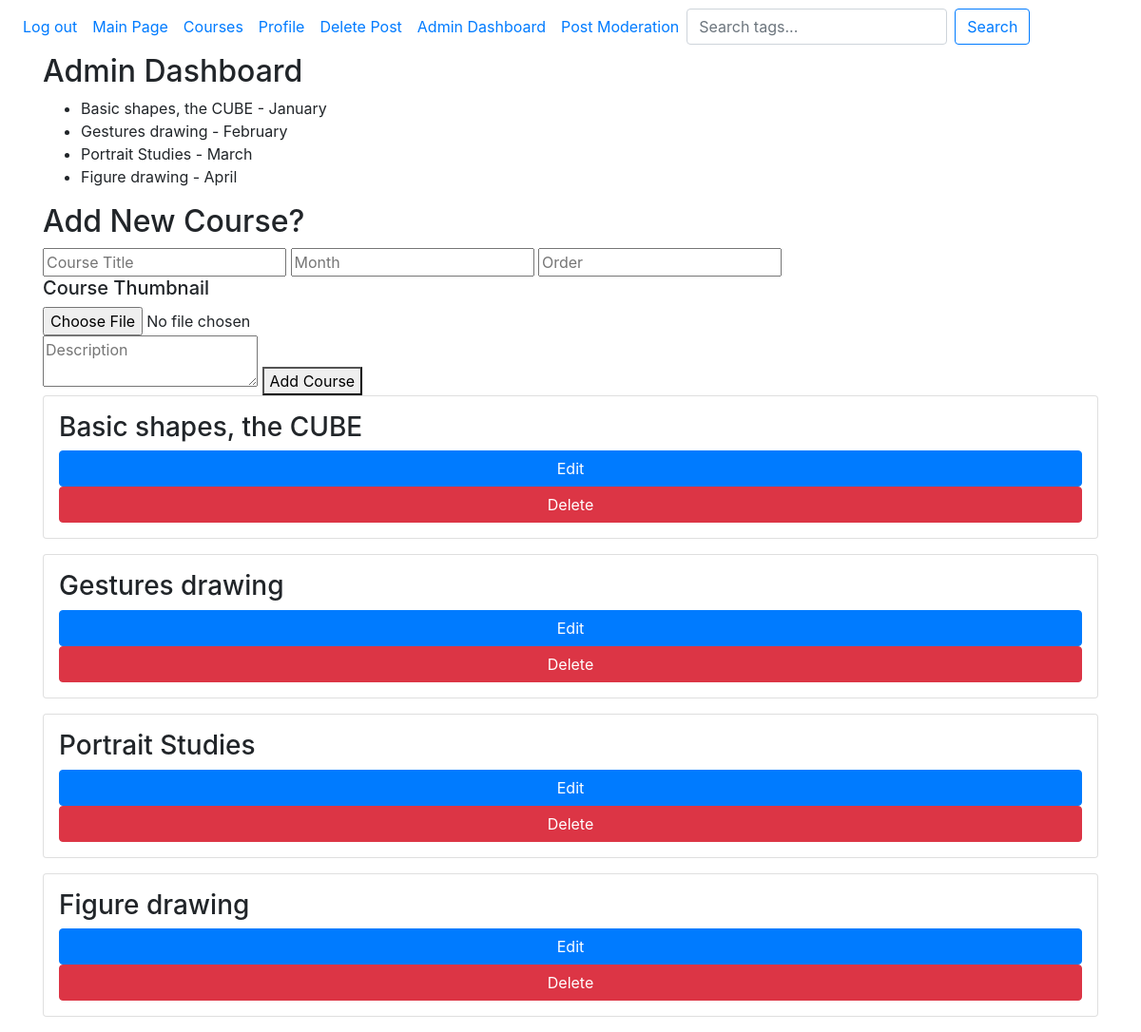
The page /admin/ (signed in) on the database its author committed.
### website/models.py (models this page shows)
class Course(db.Model):
    id = db.Column(db.Integer, primary_key=True)
    course_name = db.Column(db.String(100), unique=True)
    description = db.Column(db.Text)
    month = db.Column(db.String(20))  # e.g., 'January'
    is_locked = db.Column(db.Boolean, default=True)  # guest-lock
    image_url = db.Column(db.String(200))  # thumbnail for the course
    order = db.Column(db.Integer, unique=True)  # sort by month or course order

### website/admin.py (the view)
@admin.route('/') # route to admin dashboard, only accessible through '/admin'
@login_required
@admin_required
def dashboard():
    courses = Course.query.order_by(Course.order).all()
    return render_template("admin/dashboard.html", user=current_user, courses=courses)

### website/__init__.py (called while the page is built)
def create_app():
    app = Flask(__name__)
    app.config['SECRET_KEY'] = 'touplis' #secret key for dev only
    app.config['SQLALCHEMY_DATABASE_URI'] = f'sqlite:///{DB_NAME}'
    db.init_app(app)
    migrate.init_app(app, db)
    from .views import views
    from .auth import auth
    from .admin import admin
    app.register_blueprint(views, url_prefix='/')
    app.register_blueprint(auth, url_prefix='/')
    app.register_blueprint(admin)
    from .models import User, Posts, Course
    login_manager = LoginManager()
    login_manager.login_view = 'auth.login'
    login_manager.init_app(app)
    @login_manager.user_loader
    def load_user(id):
        return User.query.get(int(id))
    @app.context_processor
    def inject_user():
        return dict(user=current_user)
    create_database(app)
    return app

### website/admin.py (called while the page is built)
def admin_required(f):
    @wraps(f)
    def decorated_function(*args, **kwargs):
        if not current_user.is_authenticated or not getattr(current_user, "is_admin", False):
            abort(403)
        return f(*args, **kwargs)
    return decorated_function

### website/templates/admin/dashboard.html (shortened to what this page needs)
{% extends 'base.html' %}
{% block content %}
<h2>Admin Dashboard</h2>
<ul>
  {% for course in courses %}
    <li>{{ course.course_name }} - {{ course.month }}</li>
  {% endfor %}
</ul>
<h2>Add New Course?</h2>
<form action="{{ url_for('admin.add_course') }}" method="POST" enctype="multipart/form-data">
  <input name="course_name" placeholder="Course Title" required>
  <input name="month" placeholder="Month" required>
  <input name="order" type="number" placeholder="Order" required>
  <h5>Course Thumbnail</h5><input type="file" name="image_file" accept="image/*"><br>
  <textarea name="description" placeholder="Description"></textarea>
  <button type="submit">Add Course</button>
</form>
{% for course in courses %}
  <div class="course card p-3 mb-3">
    <h3>{{ course.course_name }}</h3>
    <a href="{{ url_for('admin.edit_course', course_id=course.id) }}" class="btn btn-primary">Edit</a>
    <button onclick="deleteCourse({{ course.id }})" class="btn btn-danger">Delete</button>
  </div>
{% endfor %}
{% endblock %}

### rows shown on the page
Course: course_name "Basic shapes, the CUBE", month "January"
Course: course_name "Gestures drawing", month "February"
Course: course_name "Portrait Studies", month "March"
Course: course_name "Figure drawing", month "April"
